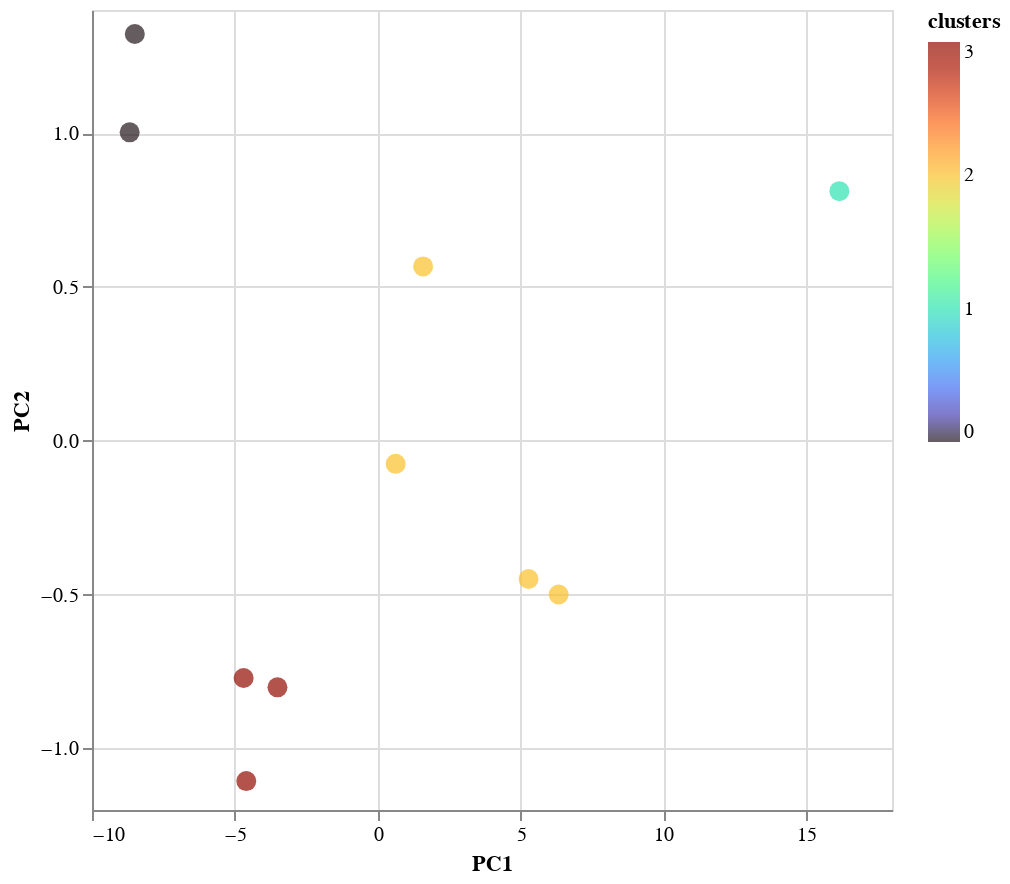

The code cell stored with this chart in its notebook:
### Code cell
data_norm = sklearn.preprocessing.normalize(data_log.T,norm='l2')
data_pc = PCA().fit_transform(data_norm.T)
data_pc = pd.DataFrame(data_pc, index = data_log.index)
plot_data = data_pc.iloc[:,0:2]
plot_data.columns = ["PC1", "PC2"]
plot_data["RXN"] = plot_data.index
plot_data["clusters"] = k10_labels
alt.data_transformers.disable_max_rows()
fig = alt.Chart(plot_data).mark_circle(size= 100).encode(
    alt.X("PC1", axis=alt.Axis( tickCount=5)),
    alt.Y('PC2',axis=alt.Axis( tickCount=5), ), 

    alt.Color('clusters', scale=alt.Scale(scheme='turbo')), 
    tooltip=['RXN']
).properties(
    width=400,
    height=400).interactive()
fig

### Figure 1 — Vega-Lite specification as saved in the notebook (floating-point values rounded to 4 significant figures)
{"config": {"view": {"continuousWidth": 400, "continuousHeight": 300}}, "data": {"name": "data-ae49f0b6eee943594693192026f59068"}, "mark": {"type": "circle", "size": 100}, "encoding": {"color": {"field": "clusters", "scale": {"scheme": "turbo"}, "type": "quantitative"}, "tooltip": [{"field": "RXN", "type": "nominal"}], "x": {"axis": {"tickCount": 5}, "field": "PC1", "type": "quantitative"}, "y": {"axis": {"tickCount": 5}, "field": "PC2", "type": "quantitative"}}, "height": 400, "selection": {"selector005": {"type": "interval", "bind": "scales", "encodings": ["x", "y"]}}, "width": 400, "$schema": "https://vega.github.io/schema/vega-lite/v4.17.0.json", "datasets": {"data-ae49f0b6eee943594693192026f59068": [{"PC1": -8.502, "PC2": 1.322, "RXN": "kf_G6PDH2r", "clusters": 0}, {"PC1": 0.6279, "PC2": -0.07499, "RXN": "kf_PGL", "clusters": 2}, {"PC1": -8.682, "PC2": 1.002, "RXN": "kf_GND", "clusters": 0}, {"PC1": 5.279, "PC2": -0.4491, "RXN": "kf_RPE", "clusters": 2}, {"PC1": 6.332, "PC2": -0.4997, "RXN": "kf_RPI", "clusters": 2}, {"PC1": -3.509, "PC2": -0.8012, "RXN": "kf_TKT1", "clusters": 3}, {"PC1": -4.6, "PC2": -1.106, "RXN": "kf_TKT2", "clusters": 3}, {"PC1": -4.693, "PC2": -0.7709, "RXN": "kf_TALA", "clusters": 3}, {"PC1": 1.589, "PC2": 0.5667, "RXN": "kf_GTHOr", "clusters": 2}, {"PC1": 16.16, "PC2": 0.8111, "RXN": "kf_GSHR", "clusters": 1}]}}
